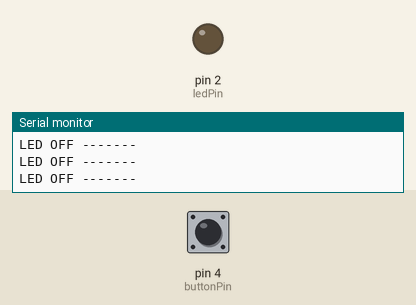
The sketch below on a simulated Arduino Uno, built with avr-gcc and run on an emulated ATmega328P. Shown: output pins drawn as LEDs (lit = HIGH), the last lines printed to the serial monitor. Dashed ring = blinking. The test bench sets the inputs (shaded band); at power-on: pin 4 (buttonPin) LOW.

Above: at 1.2 s.
1.3 s: pin 4 (buttonPin) pulled HIGH for 0.15 s
At 1.39 s:
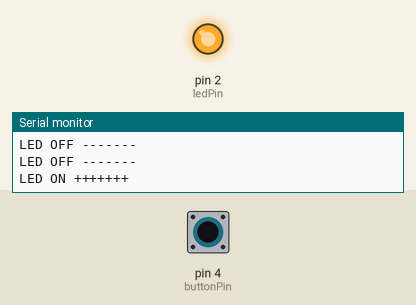
2.9 s: pin 4 (buttonPin) pulled HIGH for 3.2 s
At 7.3 s:
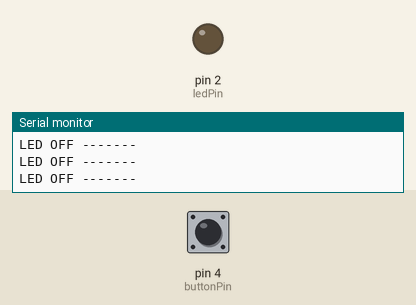
7.6 s: pin 4 (buttonPin) pulsed HIGH 2 times (0.12 s each, 0.3 s apart)
At 7.96 s:
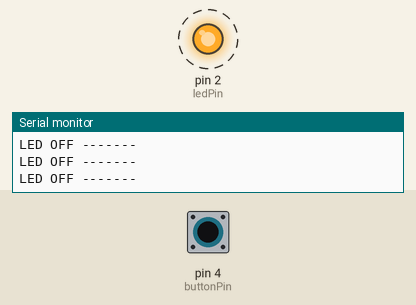
11.2 s: pin 4 (buttonPin) pulled HIGH for 1 s
At 13.6 s:
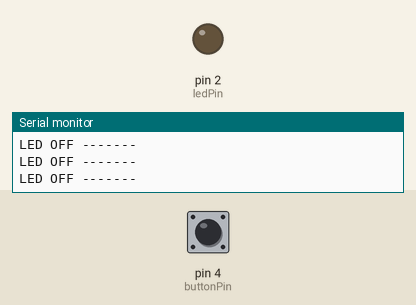
15.2 s: pin 4 (buttonPin) driven HIGH
At 16.6 s:
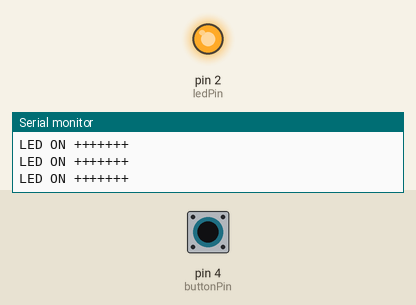
18.2 s: pin 4 (buttonPin) driven LOW
At 19.3 s:
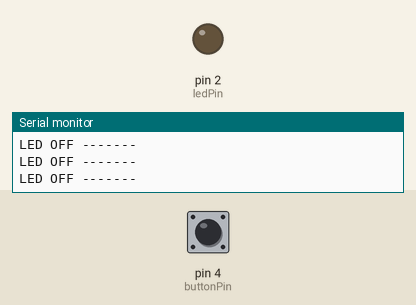
Timing chart, 0 to 20.7 s (numbered marks = the images above; inputs shaded):
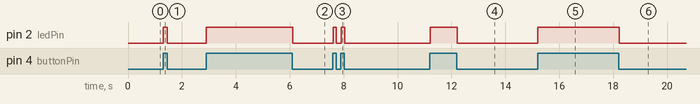

The sketch:

sketch_nov15dButton.ino
```cpp
//set pin numbers
int ledPin = 2;         //const won't change
int buttonPin = 4;

//variables will change
int buttonState = 0;          //variables for reading the pushbutton status

void setup() {

  Serial.begin(9600);
  pinMode(ledPin, OUTPUT);    //initialize the LED pin as an output
  pinMode(buttonPin, INPUT);  //initialize the pushbutton pin as an output
}

void loop() {

  buttonState = digitalRead(buttonPin); //read the state of the pushbutton value

  if (buttonState == HIGH) {            //check if the pushbutton is pressed
    //if it is, the buttonState is HIGH
    digitalWrite(ledPin, HIGH);         //turn LED on
    Serial.println("LED ON +++++++");
  }
  else {

    digitalWrite(ledPin, LOW);          // turn LED off
    Serial.println("LED OFF -------");
  }

}
```

Measured:
- after the input at 1.3 s, pin 2 (ledPin): LOW → HIGH at once, → LOW 0.15 s later
- after the input at 2.9 s, pin 2 (ledPin): LOW → HIGH at once, → LOW 3.2 s later
- after the input at 7.6 s, pin 2 (ledPin): alternates HIGH for 0.12 s and LOW for 0.18 s, 4 changes in all, then stays LOW, starting at once
- after the input at 11.2 s, pin 2 (ledPin): LOW → HIGH at once, → LOW 1.0 s later
- after the input at 15.2 s, pin 2 (ledPin): LOW → HIGH at once
- after the input at 18.2 s, pin 2 (ledPin): HIGH → LOW at once
